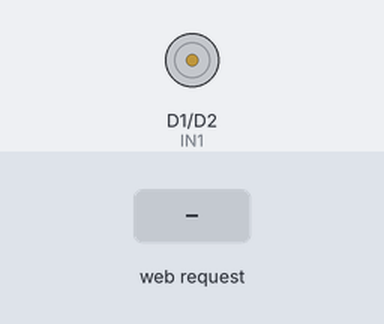
The sketch below on a simulated ESP8266 (NodeMCU). Parts: motor-driver pin pairs drawn as motors (green arrow = first pin HIGH = forward, orange = second pin HIGH = backward, longer = more drive, scaled by the enable pin). The inputs (shaded band) are chosen by the test bench. WiFi joins after 1.5 s; servers stay silent unless stated; what the sketch prints to the serial monitor is not drawn.

Above: at 2.7 s.
2.8 s: HTTP request GET /motor?cmd=forward received
At 3.9 s:
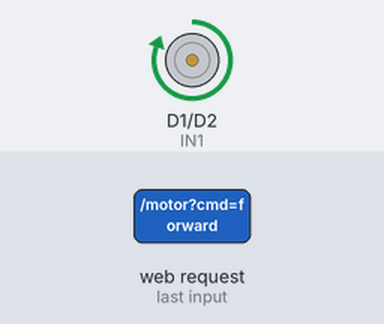
4.3 s: HTTP request GET /motor?cmd=backward received
At 5.0 s:
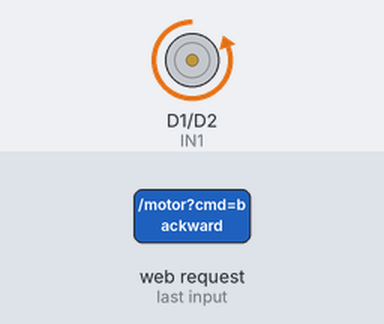
5.8 s: HTTP request GET /motor?cmd=stop received
At 6.2 s:
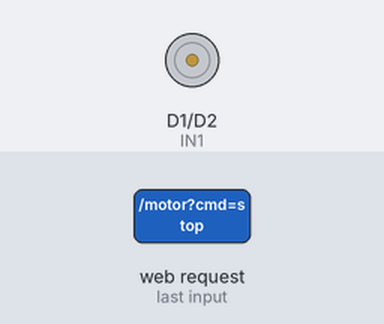
Timing chart, 0 to 8.8 s (numbered marks = the images above; inputs shaded):
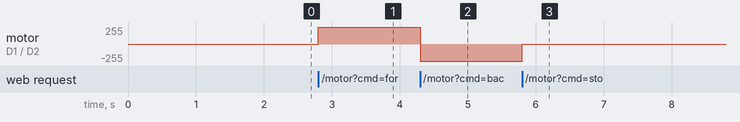

The sketch:

dc-gas.ino
```cpp
#include <ESP8266WiFi.h>
#include <ESP8266WebServer.h>

String ip = "";
const char* ssid = "PhongTro1_5G";
const char* password = "mythien123";

ESP8266WebServer server(80);

// Pin động cơ DC
const int IN1 = D1;
const int IN2 = D2;
const int ENA = D3;


const int Gas_Pin = A0;

// Giao diện HTML
const char MAIN_page[] PROGMEM = R"=====(
<!DOCTYPE html>
<html lang="vi">
<head>
  <meta charset="UTF-8">
  <title>Điều khiển Động cơ & Cảm biến ánh sáng</title>
  <style>
    * {
      box-sizing: border-box;
      margin: 0; padding: 0;
    }
    body {
      font-family: 'Segoe UI', sans-serif;
      background: linear-gradient(135deg, #f8f9fa, #e0eafc);
      color: #333;
      display: flex;
      flex-direction: column;
      align-items: center;
      justify-content: start;
      min-height: 100vh;
      padding: 40px 20px;
    }
    h1 {
      font-size: 2em;
      margin-bottom: 30px;
      color: #222;
    }
    label {
      font-size: 1.1em;
      margin-bottom: 10px;
    }
    input[type=number] {
      font-size: 1.2em;
      padding: 10px;
      width: 180px;
      border: 1px solid #ccc;
      border-radius: 10px;
      margin-bottom: 20px;
      outline: none;
    }
    .buttons {
      display: flex;
      gap: 15px;
      margin-bottom: 30px;
      flex-wrap: wrap;
      justify-content: center;
    }
    button {
      font-size: 1.1em;
      padding: 10px 25px;
      background-color: #007bff;
      border: none;
      border-radius: 8px;
      color: white;
      cursor: pointer;
      transition: background-color 0.3s ease;
    }
    button:hover {
      background-color: #0056b3;
    }
    #ldrValue {
      margin-top: 20px;
      font-size: 1.5em;
      color: #444;
      background: #fff;
      padding: 15px 25px;
      border-radius: 12px;
      box-shadow: 0 2px 8px rgba(0,0,0,0.1);
    }
  </style>
</head>
<body>
  <h1>Điều khiển Động cơ & Cảm biến</h1>

  <label for="speedInput">Tốc độ (0 - 255):</label><br>
  <input type="number" id="speedInput" value="255" min="0" max="255" placeholder="Nhập tốc độ"><br>

  <div class="buttons">
    <button onclick="sendCommand('forward')">Xoay thuận</button>
    <button onclick="sendCommand('backward')">Xoay ngược</button>
    <button onclick="sendCommand('stop')">Dừng</button>
  </div>

  <div id="ldrValue">Đang đọc ánh sáng...</div>

  <script>
    function getSpeed() {
      let val = parseInt(document.getElementById('speedInput').value);
      if (isNaN(val) || val < 0) val = 0;
      if (val > 255) val = 255;
      return val;
    }

    function sendCommand(cmd) {
      let speed = getSpeed();
      fetch("/motor?cmd=" + cmd + "&speed=" + speed)
        .then(res => res.text());
    }

    function fetchLDR() {
      fetch("/ldr")
        .then(res => res.text())
        .then(val => {
          document.getElementById('ldrValue').innerText = "Khí Gas: " + val;
        });
    }

    document.getElementById('speedInput').addEventListener('keydown', function(event) {
      if (event.key === 'Enter') {
        let speed = getSpeed();
        fetch("/motor?cmd=updateSpeed&speed=" + speed)
          .then(res => res.text());
      }
    });

    setInterval(fetchLDR, 1000);
    fetchLDR();
  </script>
</body>
</html>
)=====";

// Xử lý trang chính
void handleRoot() {
  server.send_P(200, "text/html", MAIN_page);
}

// Xử lý cảm biến
void handleLDR() {
  int value = analogRead(Gas_Pin);
  server.send(200, "text/plain", String(value));
}

// Xử lý động cơ DC
void handleMotor() {
  if (server.hasArg("cmd")) {
    String cmd = server.arg("cmd");
    int speed = server.hasArg("speed") ? server.arg("speed").toInt() : 1023;
    speed = constrain(speed, 0, 1023);

    if (cmd == "forward") {
      digitalWrite(IN1, HIGH);
      digitalWrite(IN2, LOW);
      analogWrite(ENA, speed);
      server.send(200, "text/plain", "Đang xoay thuận với tốc độ " + String(speed));
    } else if (cmd == "backward") {
      digitalWrite(IN1, LOW);
      digitalWrite(IN2, HIGH);
      analogWrite(ENA, speed);
      server.send(200, "text/plain", "Đang xoay ngược với tốc độ " + String(speed));
    } else if (cmd == "stop") {
      digitalWrite(IN1, LOW);
      digitalWrite(IN2, LOW);
      analogWrite(ENA, 0);
      server.send(200, "text/plain", "Đã dừng");
    } else if (cmd == "updateSpeed") {
      analogWrite(ENA, speed);
      server.send(200, "text/plain", "Đã cập nhật tốc độ: " + String(speed));
    } else {
      server.send(400, "text/plain", "Lệnh không hợp lệ");
    }
  } else {
    server.send(400, "text/plain", "Thiếu tham số cmd");
  }
}

void setup() {
  Serial.begin(115200);

  pinMode(IN1, OUTPUT);
  pinMode(IN2, OUTPUT);
  pinMode(ENA, OUTPUT);

  WiFi.begin(ssid, password);
  Serial.print("Kết nối WiFi...");
  while (WiFi.status() != WL_CONNECTED) {
    delay(500);
    Serial.print(".");
  }

  Serial.println("\nĐã kết nối WiFi!");
  Serial.print("IP: ");
  Serial.println(WiFi.localIP());
  ip = WiFi.localIP().toString();

  server.on("/", handleRoot);
  server.on("/ldr", handleLDR);
  server.on("/motor", handleMotor);

  server.begin();
  Serial.println("Web server đã khởi động");
}

void loop() {
  Serial.println(ip);

  server.handleClient();
}

/*
Cách lắp:
- Cảm biến khí gas:
    + 1 chân nối A0
    + 2 chân còn lại nối 5V và GND


- Module L298N:
    + IN1 -> D2
    + IN2 -> D1
    + ENA -> D3(PWM)
    + OUT1/OUT2 -> Motor DC
    + VCC -> Pin, GND nối chung với Arduino
*/
```

Measured:
- after the input at 2.8 s, motor on D1 (IN1) / D2 (IN2): stopped → forward 255/255 at once
- after the input at 4.3 s, motor on D1 (IN1) / D2 (IN2): forward 255/255 → backward 255/255 at once
- after the input at 5.8 s, motor on D1 (IN1) / D2 (IN2): backward 255/255 → stopped at once
